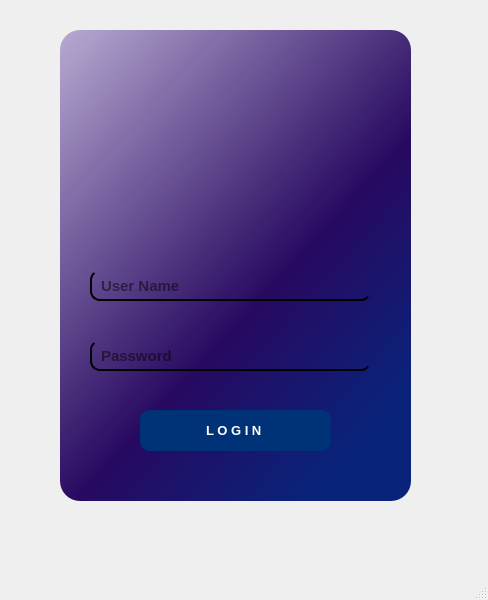
<?xml version="1.0" encoding="UTF-8"?>
<ui version="4.0">
 <class>MainWindow</class>
 <widget class="QMainWindow" name="MainWindow">
  <property name="geometry">
   <rect>
    <x>0</x>
    <y>0</y>
    <width>488</width>
    <height>600</height>
   </rect>
  </property>
  <property name="font">
   <font>
    <pointsize>10</pointsize>
   </font>
  </property>
  <property name="windowTitle">
   <string>MainWindow</string>
  </property>
  <widget class="QWidget" name="centralwidget">
   <widget class="QWidget" name="widget" native="true">
    <property name="geometry">
     <rect>
      <x>60</x>
      <y>30</y>
      <width>351</width>
      <height>471</height>
     </rect>
    </property>
    <property name="styleSheet">
     <string notr="true">border-radius:15px;</string>
    </property>
    <widget class="QLabel" name="label">
     <property name="geometry">
      <rect>
       <x>0</x>
       <y>0</y>
       <width>351</width>
       <height>471</height>
      </rect>
     </property>
     <property name="styleSheet">
      <string notr="true">background-color:red;
background-color: qlineargradient(spread:pad, x1:0.8, y1:1, x2:0, y2:0.011, stop:0.0511364 rgba(0, 27, 118, 245), stop:0.375 rgba(32, 0, 91, 245), stop:1 rgba(181, 167, 208, 252));
border-radius:20px;</string>
     </property>
     <property name="text">
      <string/>
     </property>
    </widget>
    <widget class="QLineEdit" name="Username">
     <property name="geometry">
      <rect>
       <x>30</x>
       <y>240</y>
       <width>281</width>
       <height>31</height>
      </rect>
     </property>
     <property name="font">
      <font>
       <pointsize>11</pointsize>
       <weight>75</weight>
       <bold>true</bold>
      </font>
     </property>
     <property name="styleSheet">
      <string notr="true">QLineEdit#Username{
	background-color:rgba(0,0,0,0);
	border: 1.7px solid;
	border-top-color:rgba(0,0,0,0);
	border-right-color:rgba(0,0,0,0);
	border-bottom:1.7px solid;
	padding: 7px;
	border-radius:10px;
}

QLineEdit#Username:focus{
	border: 2px solid rgb(132, 179, 3);
	border-top-color:rgba(0,0,0,0);
	border-right-color:rgba(0,0,0,0);
	
}</string>
     </property>
     <property name="placeholderText">
      <string>User Name</string>
     </property>
    </widget>
    <widget class="QLineEdit" name="Password">
     <property name="geometry">
      <rect>
       <x>30</x>
       <y>310</y>
       <width>281</width>
       <height>31</height>
      </rect>
     </property>
     <property name="font">
      <font>
       <pointsize>11</pointsize>
       <weight>75</weight>
       <bold>true</bold>
      </font>
     </property>
     <property name="styleSheet">
      <string notr="true">QLineEdit#Password{
	background-color:rgba(0,0,0,0);
	border: 1.7px solid;
	border-top-color:rgba(0,0,0,0);
	border-right-color:rgba(0,0,0,0);
	border-bottom:1.7px solid;
	padding: 7px;
	border-radius:10px;
}

QLineEdit#Password:focus{
	border: 2px solid rgb(132, 179, 3);
	border-top-color:rgba(0,0,0,0);
	border-right-color:rgba(0,0,0,0);
	
}</string>
     </property>
     <property name="echoMode">
      <enum>QLineEdit::Password</enum>
     </property>
     <property name="placeholderText">
      <string>Password</string>
     </property>
    </widget>
    <widget class="QLabel" name="label_2">
     <property name="geometry">
      <rect>
       <x>80</x>
       <y>30</y>
       <width>191</width>
       <height>171</height>
      </rect>
     </property>
     <property name="text">
      <string/>
     </property>
     <property name="pixmap">
      <pixmap>../images/login.png</pixmap>
     </property>
     <property name="scaledContents">
      <bool>true</bool>
     </property>
    </widget>
    <widget class="QPushButton" name="Login">
     <property name="geometry">
      <rect>
       <x>80</x>
       <y>380</y>
       <width>191</width>
       <height>41</height>
      </rect>
     </property>
     <property name="font">
      <font>
       <pointsize>10</pointsize>
       <weight>75</weight>
       <bold>true</bold>
      </font>
     </property>
     <property name="styleSheet">
      <string notr="true">QPushButton#Login{
	background-color: rgb(0, 50, 131);
	border-radius:10px;
	color:white;
}

QPushButton#Login:pressed{
	background-color:rgb(0,50,100);
	background-position:calc(100%-10px)center;
}

QPushButton#Login{
	background-color: rgb(0, 50, 120);
	border-radius:10px;
	color:white;
}
</string>
     </property>
     <property name="text">
      <string>L O G I N </string>
     </property>
    </widget>
   </widget>
  </widget>
  <widget class="QMenuBar" name="menubar">
   <property name="geometry">
    <rect>
     <x>0</x>
     <y>0</y>
     <width>488</width>
     <height>23</height>
    </rect>
   </property>
  </widget>
  <widget class="QStatusBar" name="statusbar"/>
 </widget>
 <resources/>
 <connections/>
</ui>
